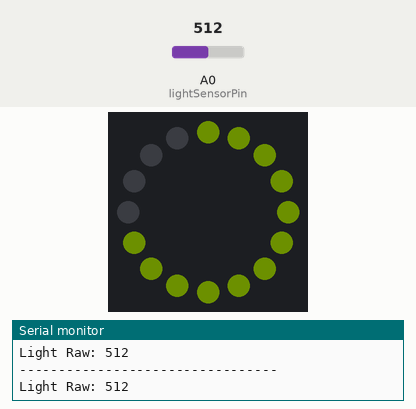
Simulated run of this sketch. Board: Arduino Uno, built with avr-gcc and run on an emulated ATmega328P. Parts: 16 RGB LEDs in a ring, first at the top, clockwise, the last lines printed to the serial monitor. Inputs (shaded band) come from the test bench; at power-on: A0 (lightSensorPin) = 512. Dim RGB values are drawn brighter than linear.

Above: at 1.27 s.
1.3 s: A0 (lightSensorPin) set to 0
At 2.5 s:
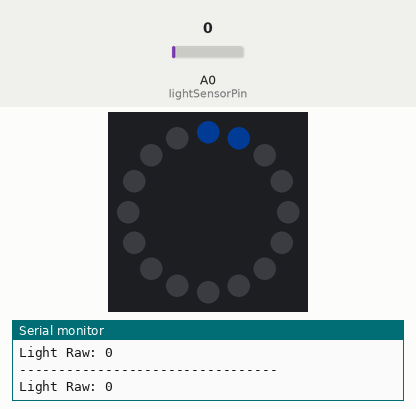
2.8 s: A0 (lightSensorPin) set to 17
At 5.1 s:
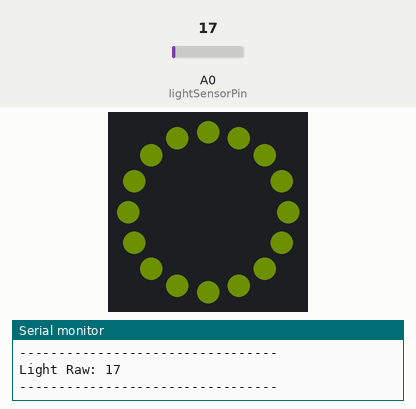
Timing chart, 0 to 6.6 s (numbered marks = the images above; inputs shaded):
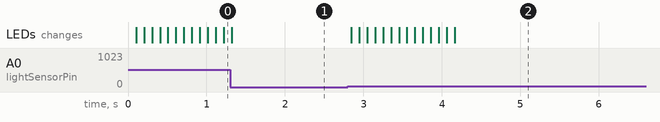

Measured:
- after the input at 1.3 s, the LEDs: change at once (image 1)
- after the input at 2.8 s, the LEDs: first change at once (image 2 shows a later state)

The sketch:

LightSensor_NeoRing.ino
```cpp
#include <Adafruit_NeoPixel.h>

// --- Pins ---
const int lightSensorPin = A0;

// --- NeoPixel ---
#define LED_PIN    12
#define LED_COUNT  16
Adafruit_NeoPixel ring(LED_COUNT, LED_PIN, NEO_GRB + NEO_KHZ800);

// --- Thresholds ---
#define DARK_THRESHOLD 7   // anything >8 considered “dark” for your room

// --- Variables ---
int lightValue = 0;
int currentLEDs = 0;
unsigned long lastUpdate = 0;
const int updateInterval = 5;  // ms between LED steps

void setup() {
  Serial.begin(9600);
  ring.begin();
  ring.show();
  ring.setBrightness(20);


}

void loop() {
  // --- Read light sensor ---
  lightValue = analogRead(lightSensorPin);

  // --- Debug ---
  Serial.println("---------------------------------");
  Serial.print("Light Raw: "); Serial.println(lightValue);

  // --- Logic ---
  if (lightValue > DARK_THRESHOLD) {
    // Dark room → LEDs respond gradually
    int targetLEDs = map(lightValue, 7, 15, 0, LED_COUNT);
    targetLEDs = constrain(targetLEDs, 0, LED_COUNT);
    smoothLEDUpdate(targetLEDs, ring.Color(150, 200, 0));
  } else {
    // Bright room → just 2 blue LEDs
    showBlueIndicator();
  }

  delay(100);
}

// --- Functions ---

void smoothLEDUpdate(int targetLEDs, uint32_t color) {
  unsigned long now = millis();
  if (now - lastUpdate < updateInterval) return;
  lastUpdate = now;

  if (currentLEDs < targetLEDs) currentLEDs++;
  else if (currentLEDs > targetLEDs) currentLEDs--;

  ring.clear();
  for (int i = 0; i < currentLEDs; i++) {
    ring.setPixelColor(i, color);
  }
  ring.show();
}

// Bright room indicator → only 2 blue LEDs
void showBlueIndicator() {
  ring.clear();
  for (int i = 0; i < 2; i++) {
    ring.setPixelColor(i, ring.Color(0, 100, 255));
  }
  ring.show();
  currentLEDs = 2;  // update internal counter
}
```
